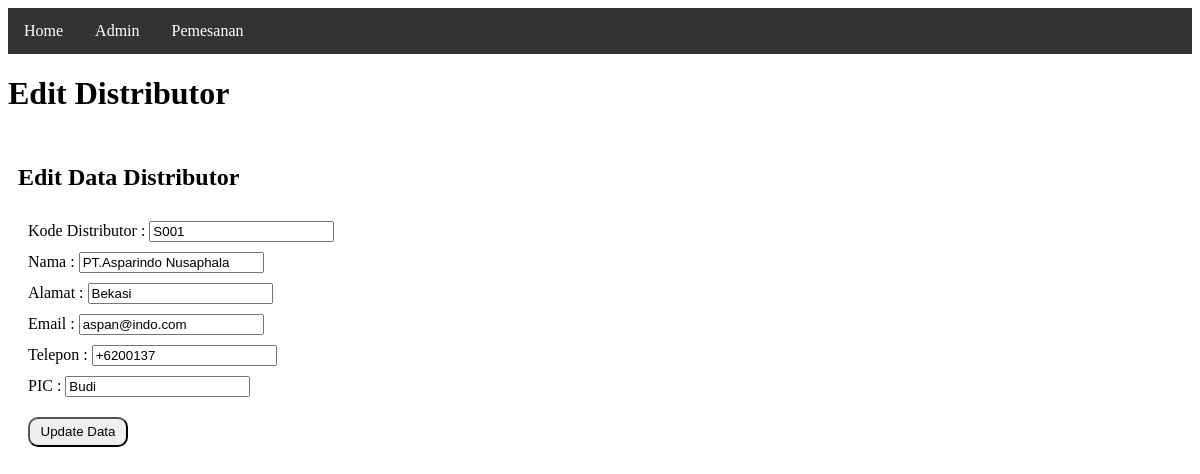
The page /editDistributor.php?idDistributor=1 on the database its author committed.
### tables this page shows
CREATE TABLE `distributor`  (
  `id` int(11) NOT NULL AUTO_INCREMENT,
  `kode` varchar(255) NULL DEFAULT NULL,
  `nama` varchar(255) NULL DEFAULT NULL,
  `alamat` varchar(255) NULL DEFAULT NULL,
  `email` varchar(255) NULL DEFAULT NULL,
  `telepon` varchar(255) NULL DEFAULT NULL,
  `pic` varchar(255) NULL DEFAULT NULL,
  PRIMARY KEY (`id`) USING BTREE
);

### function.php (called while the page is built, shortened)
<?php
include 'koneksi.php';
function getDataDistributorFirst($id)
{
    global $conn;
    $distributor = mysqli_query($conn, "SELECT * FROM `distributor` where id = $id");
    return $distributor;
}

### editDistributor.php (the view, shortened to what this page needs)
<?php
include 'function.php';
$idDistributor = $_GET["idDistributor"];
$distributor = getDataDistributorFirst($idDistributor);
$dist = mysqli_fetch_array($distributor);
?>
<!DOCTYPE html>
<html lang="en">
<head>
    <link rel="stylesheet" href="./assets/css/styles.css">
</head>
<body>
    <header>
        <nav>
            <ul>
                <li><a class="active" href="index.php">Home</a></li>
                <li><a href="admin.php">Admin</a></li>
                <li><a href="pemesanan.php">Pemesanan</a></li>
            </ul>
        </nav>
    </header>
    <main>
        <h1>Edit Distributor</h1>
        <div class="row">
            <div class="column">
                <h2>Edit Data Distributor</h2>
                <form class="form-edit" action="" method="post" style="padding: 10px;margin-top: 20px">
                    <label for="kodeDistributor">Kode Distributor : </label>
                    <input type="text" name="kodeDistributor" id="kodeDistributor" style="margin-bottom: 10px;" value="<?php echo $dist["kode"] ?>"> <br>
                    <label for="nama">Nama :</label>
                    <input type="text" name="nama" id="nama" style="margin-bottom: 10px;" value="<?php echo $dist["nama"] ?>"> <br>
                    <label for="alamat">Alamat :</label>
                    <input type="text" name="alamat" id="alamat" style="margin-bottom: 10px;" value="<?php echo $dist["alamat"] ?>"> <br>
                    <label for="Email">Email :</label>
                    <input type="text" name="email" id="email" style="margin-bottom: 10px;" value="<?php echo $dist["email"] ?>"> <br>
                    <label for="telp">Telepon :</label>
                    <input type="text" name="telp" id="telp" style="margin-bottom: 10px;" value="<?php echo $dist["telepon"] ?>"> <br>
                    <label for="pic">PIC :</label>
                    <input type="text" name="pic" id="pic" style="margin-bottom: 10px;" value="<?php echo $dist["pic"] ?>"> <br>
                    <button name="UpdatedataDistributor" type="submit" style="margin-top: 10px; padding: 5px; width: 100px ; height: 30px ; border-radius: 10px;">Update Data</button>
                </form>
            </div>
        </div>
    </main>
</body>
</html>

### assets/css/styles.css (style rules this page uses)
ul { list-style-type: none; margin: 0; padding: 0; overflow: hidden; background-color: #333; }
li { float: left; }
li a { display: block; color: white; text-align: center; padding: 14px 16px; text-decoration: none; }
* { box-sizing: border-box; }
.column { float: left; width: 50%; padding: 10px; height: 300px; }
.row:after { content: ""; display: table; clear: both; }

### rows shown on the page
distributor: kodeDistributor "S001", nama "PT.Asparindo Nusaphala", alamat "Bekasi", email "aspan@indo.com", telp "+6200137", pic "Budi"
